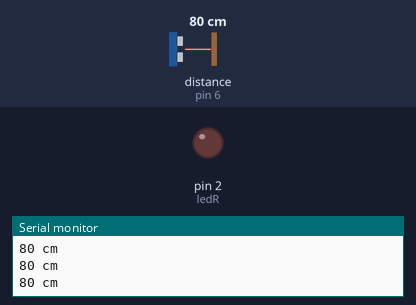
The sketch below on a simulated Arduino Uno, built with avr-gcc and run on an emulated ATmega328P. On the bench: output pins drawn as LEDs (lit = HIGH), the last lines printed to the serial monitor. The test bench sets the inputs (shaded band); at power-on: distance to the obstacle (sensor on pin 6) 80 cm.

Above: at 1.2 s.
1.3 s: distance to the obstacle (sensor on pin 6) set to 17 cm
2.8 s: distance to the obstacle (sensor on pin 6) set to 14 cm
At 4.2 s:
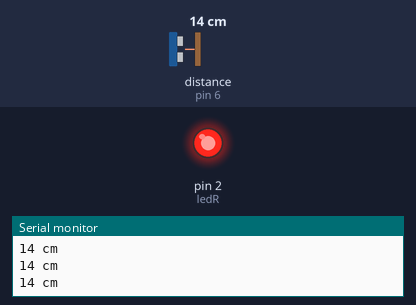
4.5 s: distance to the obstacle (sensor on pin 6) set to 18 cm
At 5.8 s:
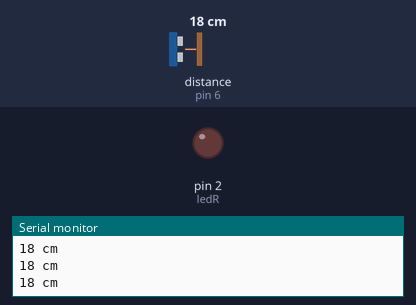
6.2 s: distance to the obstacle (sensor on pin 6) set to 2 cm
At 7.2 s:
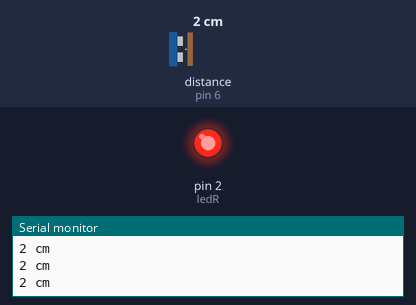
Timing chart, 0 to 8.9 s (numbered marks = the images above; inputs shaded):
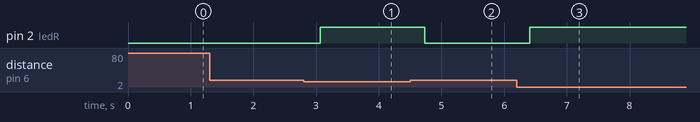

The sketch:

detection_obstacle_led.ino
```cpp
#include "Ultrasonic.h"

// Declaration du nom du capteur et de la broche de raccordement
// sur la carte Arduino
Ultrasonic ultrasonic(6);

  int ledR = 2;

void setup()
{
pinMode (ledR, OUTPUT);

  // ouvre le port série et fixe le debit de communication à 9600 bauds
  Serial.begin(9600);
}


// ----------------------------------------------------------------------
// Le programme principal s’exécute par une boucle infinie appelée Loop ()
// ----------------------------------------------------------------------
void loop()
{

  // declaration de la variable valeur_en_cm en type long
  long valeur_en_cm ;

  // transfert de la valeur contenue dans la fonction ultrasonic
  // dans la variable valeur_en_cm
  valeur_en_cm  = ultrasonic.MeasureInCentimeters();
  // Affichage a l'ecran de la valeur de la  valeur_en_cm
  Serial.print(valeur_en_cm );
  // Affichage de l'unite de longueur a l'ecran
  Serial.println(" cm");
  // Arrete le programme durant le nombre de millisecondes entre parenthese soit
  // dans notre cas 150 millisecondes
  // temps de transfert
  delay(150);

  // L’instruction if permet d'exécuter une suite d’instructions en fonction
  // des conditions décrites dans les parenthèses
  if ( valeur_en_cm <= 15 )
  {
    // bloc d'instruction exécuté si valeur_en_cm est strictement inferieure
    // à 15 cm
    //

   digitalWrite(ledR,HIGH);
   }


  // L’instruction else if permet d'exécuter une suite d’instructions en fonction
  // des conditions décrites dans les parenthèses
  else if (( valeur_en_cm >= 16 )&& ( valeur_en_cm <= 10000000000000000))
  {
   // bloc d'instruction exécuté si variable valeur_en_cm est strictement superieure
   // à 16 cm et inferieure  30 cm
   //
      digitalWrite(ledR,LOW);
  }


}
```

Measured:
- the behaviour switches between 16 and 15 cm on distance to the obstacle (sensor on pin 6) (found by bisection; images 0 and 1)
- after the input at 2.8 s, pin 2 (ledR): LOW → HIGH after 0.27 s
- after the input at 4.5 s, pin 2 (ledR): HIGH → LOW after 0.24 s
- after the input at 6.2 s, pin 2 (ledR): LOW → HIGH after 0.21 s
